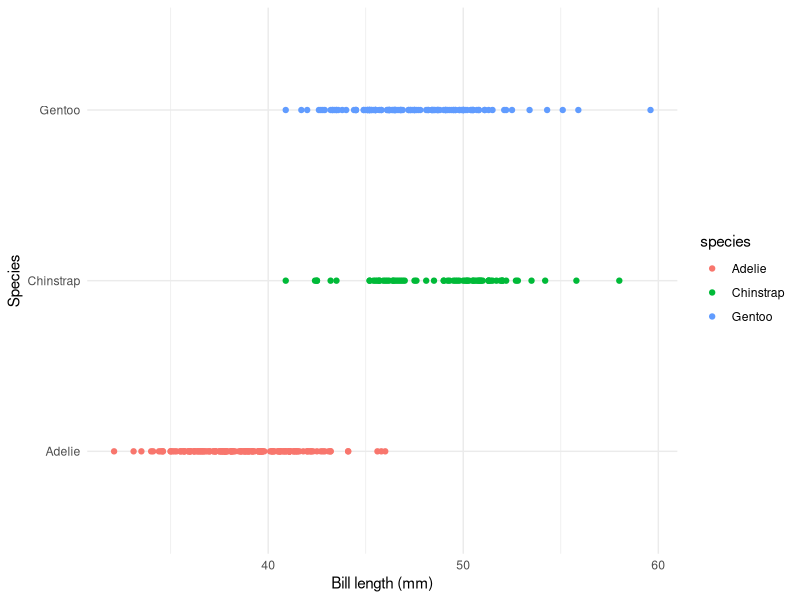

R code for this plot:
library(tidyverse)
library(palmerpenguins)

ggplot(data = penguins, aes(x = bill_length_mm, y = species, color = species)) +
  labs(x = "Bill length (mm)", y = "Species") +
  geom_point() + 
  theme_minimal()
